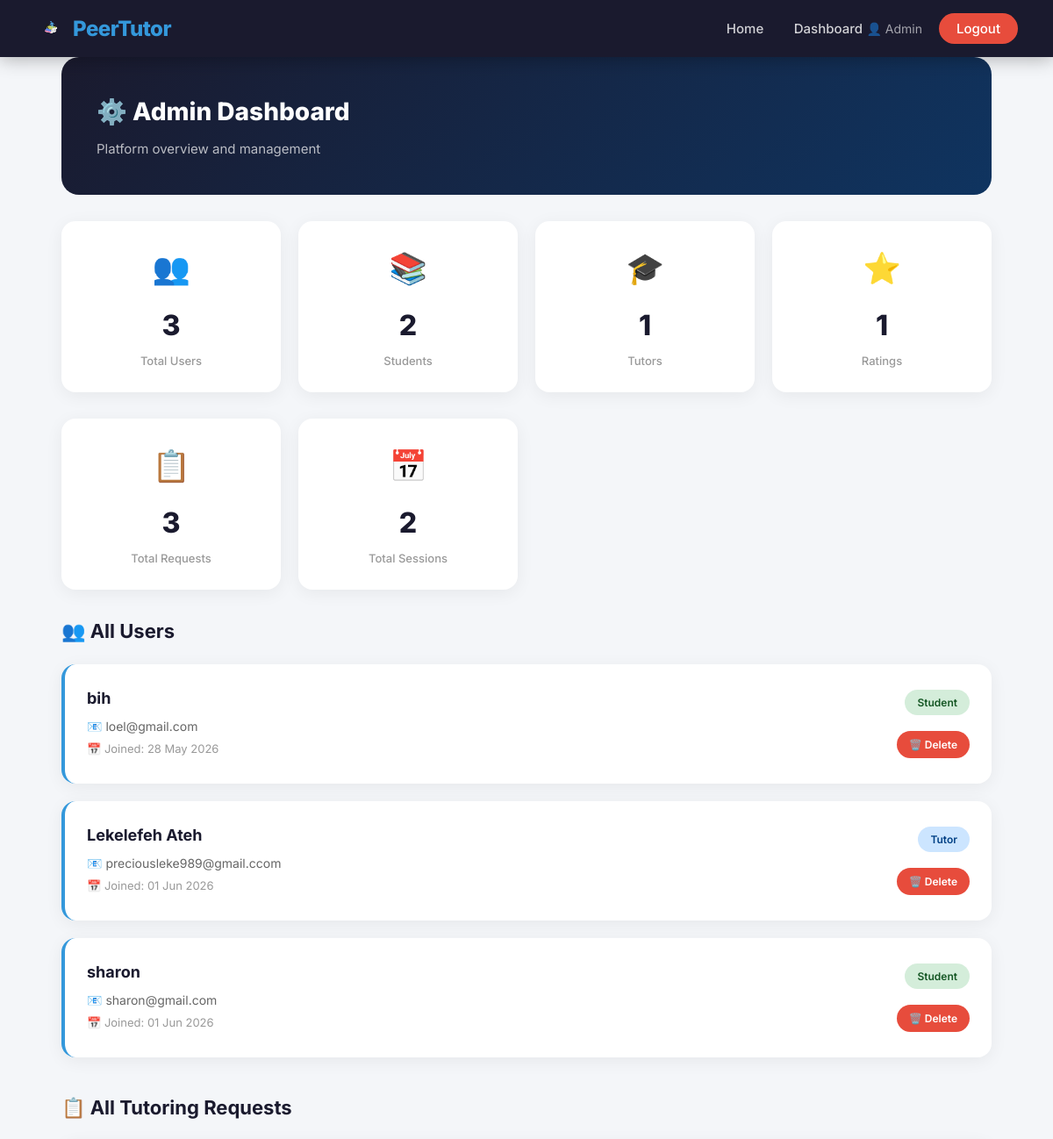
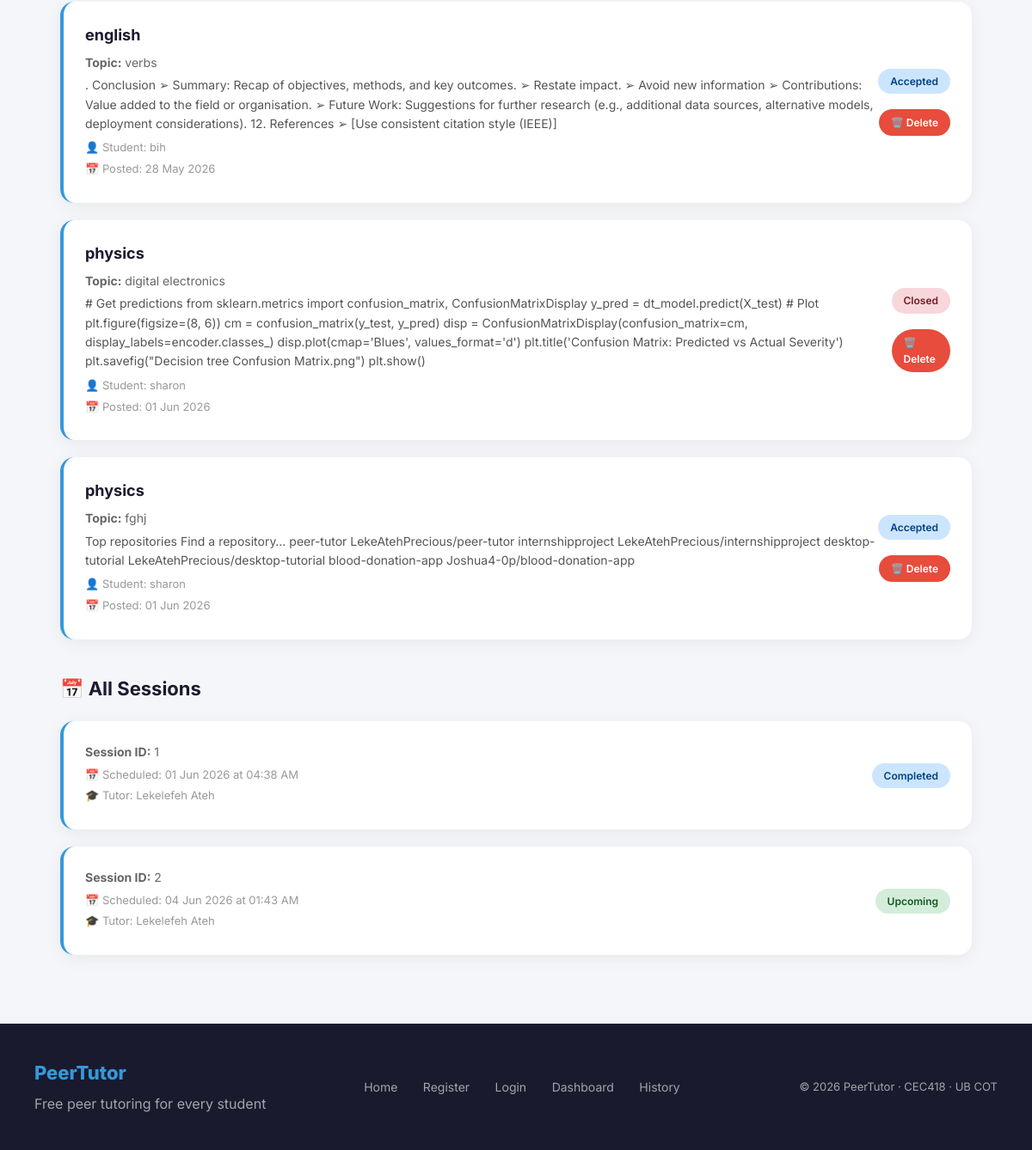
The page /admin (signed in) on the database its author committed (2 pictures, top to bottom).
### app/models.py (models this page shows, shortened)
class User(db.Model, UserMixin):
    id = db.Column(db.Integer, primary_key=True)
    full_name = db.Column(db.String(100), nullable=False)
    email = db.Column(db.String(120), unique=True,
                      nullable=False)
    password = db.Column(db.String(200), nullable=False)
    role = db.Column(db.String(10), nullable=False)
    created_at = db.Column(db.DateTime,
                           default=datetime.utcnow)
    requests = db.relationship(
        "TutoringRequest",
        foreign_keys="TutoringRequest.student_id",
        backref="student",
        lazy=True
    )
    sessions = db.relationship(
        "Session",
        foreign_keys="Session.tutor_id",
        backref="tutor",
        lazy=True
    )

class TutoringRequest(db.Model):
    id = db.Column(db.Integer, primary_key=True)
    subject = db.Column(db.String(100), nullable=False)
    topic = db.Column(db.String(200), nullable=False)
    description = db.Column(db.Text, nullable=True)
    status = db.Column(db.String(20), default="open")
    created_at = db.Column(db.DateTime,
                           default=datetime.utcnow)
    student_id = db.Column(
        db.Integer,
        db.ForeignKey("user.id"),
        nullable=False
    )

class Session(db.Model):
    id = db.Column(db.Integer, primary_key=True)
    scheduled_time = db.Column(db.DateTime, nullable=False)
    status = db.Column(db.String(20), default="upcoming")
    request_id = db.Column(
        db.Integer,
        db.ForeignKey("tutoring_request.id"),
        nullable=False
    )
    tutor_id = db.Column(
        db.Integer,
        db.ForeignKey("user.id"),
        nullable=False
    )
    created_at = db.Column(db.DateTime,
                           default=datetime.utcnow)
    messages = db.relationship(
        "Message",
        backref="session",
        lazy=True
    )

### app/routes.py (the view)
@main.route("/admin")
@login_required
def admin():
    if (current_user.email != "admin@peertutor.com" and
            current_user.role != "admin"):
        flash("Access denied.", "danger")
        return redirect(url_for("main.dashboard"))
    total_users = User.query.filter(
        User.email != "admin@peertutor.com").count()
    total_students = User.query.filter_by(
        role="student").count()
    total_tutors = User.query.filter_by(
        role="tutor").count()
    total_requests = TutoringRequest.query.count()
    total_sessions = Session.query.count()
    total_ratings = Rating.query.count()
    all_users = User.query.filter(
        User.email != "admin@peertutor.com").all()
    all_requests = TutoringRequest.query.all()
    all_sessions = Session.query.all()
    return render_template(
        "admin.html",
        total_users=total_users,
        total_students=total_students,
        total_tutors=total_tutors,
        total_requests=total_requests,
        total_sessions=total_sessions,
        total_ratings=total_ratings,
        all_users=all_users,
        all_requests=all_requests,
        all_sessions=all_sessions
    )

### app/models.py (called while the page is built)
@login_manager.user_loader
def load_user(user_id):
    return User.query.get(int(user_id))

### app/templates/admin.html (shortened to what this page needs)
{% extends "base.html" %}
{% block styles %}
<link rel="stylesheet"
    href="{{ url_for('static', filename='css/dashboard.css') }}">
{% endblock %}
{% block content %}
<div class="container">
    <div class="dashboard-header">
        <div>
            <h1>⚙️ Admin Dashboard</h1>
            <p>Platform overview and management</p>
        </div>
    </div>
    <div class="stats-row">
        <div class="stat-card">
            <div class="stat-icon">👥</div>
            <div class="stat-value">{{ total_users }}</div>
            <div class="stat-label">Total Users</div>
        </div>
        <div class="stat-card">
            <div class="stat-icon">📚</div>
            <div class="stat-value">
                {{ total_students }}
            </div>
            <div class="stat-label">Students</div>
        </div>
        <div class="stat-card">
            <div class="stat-icon">🎓</div>
            <div class="stat-value">{{ total_tutors }}</div>
            <div class="stat-label">Tutors</div>
        </div>
        <div class="stat-card">
            <div class="stat-icon">⭐</div>
            <div class="stat-value">{{ total_ratings }}</div>
            <div class="stat-label">Ratings</div>
        </div>
    </div>
    <div class="stats-row">
        <div class="stat-card">
            <div class="stat-icon">📋</div>
            <div class="stat-value">
                {{ total_requests }}
            </div>
            <div class="stat-label">Total Requests</div>
        </div>
        <div class="stat-card">
            <div class="stat-icon">📅</div>
            <div class="stat-value">
                {{ total_sessions }}
            </div>
            <div class="stat-label">Total Sessions</div>
        </div>
    </div>
    <h3 class="section-title" style="margin-top: 30px;">
        👥 All Users
    </h3>
    {% for user in all_users %}
    <div class="request-card">
        <div class="request-info">
            <h4>{{ user.full_name }}</h4>
            <p style="color: #666; font-size: 14px;">
                📧 {{ user.email }}
            </p>
            <p style="color: #999; font-size: 13px;">
                📅 Joined: {{ user.created_at.strftime(
                    '%d %b %Y') }}
            </p>
        </div>
        <div class="request-actions">
            {% if user.role == "student" %}
            <span class="badge badge-open">Student</span>
            {% elif user.role == "tutor" %}
            <span class="badge badge-accepted">Tutor</span>
            {% endif %}
            <a href="/admin/delete/user/{{ user.id }}"
                class="btn"
                style="background: #e74c3c;
                font-size: 12px;
                padding: 6px 14px;
                margin-top: 8px;"
                onclick="return confirm(
                    'Are you sure you want to delete this user?')">
                🗑️ Delete
            </a>
        </div>
    </div>
    {% else %}
    <div class="empty-state">
        <div class="empty-icon">👥</div>
        <h3>No users yet</h3>
    </div>
    {% endfor %}
    <h3 class="section-title" style="margin-top: 40px;">
        📋 All Tutoring Requests
    </h3>
    {% for req in all_requests %}
    <div class="request-card">
        <div class="request-info">
            <h4>{{ req.subject }}</h4>
            <p>
                <strong>Topic:</strong> {{ req.topic }}
            </p>
            <p style="color: #555; font-size: 14px;">
                {{ req.description }}
            </p>
            <p style="color: #999; font-size: 13px;
                margin-top: 6px;">
                👤 Student: {{ req.student.full_name }}
            </p>
            <p style="color: #999; font-size: 13px;">
                📅 Posted: {{ req.created_at.strftime(
                    '%d %b %Y') }}
            </p>
        </div>
        <div class="request-actions">
            {% if req.status == "open" %}
            <span class="badge badge-open">Open</span>
            {% elif req.status == "accepted" %}
            <span class="badge badge-accepted">
                Accepted
            </span>
            {% else %}
            <span class="badge badge-closed">Closed</span>
            {% endif %}
            <a href="/admin/delete/request/{{ req.id }}"
                class="btn"
                style="background: #e74c3c;
                font-size: 12px;
                padding: 6px 14px;
                margin-top: 8px;"
                onclick="return confirm(
                    'Are you sure you want to delete this request?')">
                🗑️ Delete
            </a>
        </div>
    </div>
    {% else %}
    <div class="empty-state">
        <div class="empty-icon">📋</div>
        <h3>No requests yet</h3>
    </div>
    {% endfor %}
    <h3 class="section-title" style="margin-top: 40px;">
        📅 All Sessions
    </h3>
    {% for session in all_sessions %}
    <div class="request-card">
        <div class="request-info">
            <p>
                <strong>Session ID:</strong>
                {{ session.id }}
            </p>
            <p style="color: #999; font-size: 13px;">
                📅 Scheduled:
                {{ session.scheduled_time.strftime(
                    '%d %b %Y at %I:%M %p') }}
            </p>
            <p style="color: #999; font-size: 13px;">
                🎓 Tutor: {{ session.tutor.full_name }}
            </p>
        </div>
        <div class="request-actions">
            {% if session.status == "upcoming" %}
            <span class="badge badge-open">Upcoming</span>
            {% elif session.status == "completed" %}
            <span class="badge badge-accepted">
                Completed
            </span>
            {% endif %}
        </div>
    </div>
    {% else %}
    <div class="empty-state">
        <div class="empty-icon">📅</div>
        <h3>No sessions yet</h3>
    </div>
    {% endfor %}
</div>
{% endblock %}

### app/templates/base.html (shortened to what this page needs)
<!DOCTYPE html>
<html lang="en">
<head>
    <link rel="stylesheet"
        href="{{ url_for('static', filename='css/base.css') }}">
    {% block styles %}{% endblock %}
</head>
<body>
    <nav>
        <a href="/" class="logo">
            <img src="{{ url_for('static',
                filename='images/logo.png') }}"
                alt="PeerTutor Logo"
                style="width: 35px; height: 35px;
                object-fit: contain;">
            PeerTutor
        </a>
        <div class="nav-links" id="navLinks">
            <a href="/">Home</a>
            {% if current_user.is_authenticated %}
                {% if current_user.role == "admin" %}
                    <a href="/admin">Dashboard</a>
                {% else %}
                    <a href="/dashboard">Dashboard</a>
                    <a href="/history">History</a>
                {% endif %}
                <span style="color: rgba(255,255,255,0.6);
                    font-size: 14px;">
                    👤 {{ current_user.full_name }}
                </span>
                <a href="/logout" class="btn-nav"
                style="background: #e74c3c;">
                    Logout
                </a>
            {% endif %}
        </div>
    </nav>
    {% block content %}{% endblock %}
    <footer>
        <div>
            <div class="footer-logo">PeerTutor</div>
            <div>Free peer tutoring for every student</div>
        </div>
        <div class="footer-links">
            <a href="/">Home</a>
            <a href="/register">Register</a>
            <a href="/login">Login</a>
            <a href="/dashboard">Dashboard</a>
            <a href="/history">History</a>
        </div>
        <div class="footer-copy">
            © 2026 PeerTutor · CEC418 · UB COT
        </div>
    </footer>
</body>
</html>

### app/static/css/base.css (style rules this page uses)
* { margin: 0; padding: 0; box-sizing: border-box; }
body { font-family: 'Inter', Arial, sans-serif; background-color: #f4f6f9; color: #333; line-height: 1.6; }
nav { background-color: #1a1a2e; padding: 15px 40px; display: flex; justify-content: space-between; align-items: center; position: sticky; top: 0; z-index: 1000; box-shadow: 0 2px 20px rgba(0,0,0,0.3); }
nav .logo { color: #3498db; font-size: 24px; font-weight: 800; text-decoration: none; letter-spacing: -0.5px; display: flex; flex-direction: row; align-items: center; gap: 8px; line-height: 1; }
nav .nav-links a { color: rgba(255,255,255,0.8); text-decoration: none; margin-left: 30px; font-size: 15px; font-weight: 500; transition: color 0.3s ease; }
nav .nav-links .btn-nav { background: #3498db; color: white; padding: 8px 20px; border-radius: 50px; margin-left: 15px; }
.container { max-width: 1100px; margin: 0 auto; padding: 0 20px; }
.btn { display: inline-block; padding: 12px 28px; background: #3498db; color: white; border: none; border-radius: 50px; cursor: pointer; text-decoration: none; font-size: 15px; font-weight: 600; transition: all 0.3s ease; }
footer { background: #1a1a2e; color: rgba(255,255,255,0.6); padding: 40px; margin-top: 80px; display: flex; justify-content: space-between; align-items: center; flex-wrap: wrap; gap: 20px; }
footer .footer-logo { color: #3498db; font-size: 22px; font-weight: 800; margin-bottom: 6px; }
footer .footer-links a { color: rgba(255,255,255,0.6); text-decoration: none; margin-right: 25px; font-size: 14px; transition: color 0.3s ease; }
footer .footer-copy { font-size: 13px; }

### app/static/css/dashboard.css (style rules this page uses)
.dashboard-header { background: linear-gradient(135deg, #1a1a2e 0%, #0f3460 100%); color: white; padding: 40px; border-radius: 20px; margin-bottom: 30px; display: flex; justify-content: space-between; align-items: center; }
.dashboard-header h1 { font-size: 28px; font-weight: 800; margin-bottom: 8px; }
.dashboard-header p { color: rgba(255,255,255,0.7); font-size: 15px; }
.stats-row { display: grid; grid-template-columns: repeat(4, 1fr); gap: 20px; margin-bottom: 30px; }
.stat-card { background: white; padding: 25px; border-radius: 16px; box-shadow: 0 4px 20px rgba(0,0,0,0.06); text-align: center; transition: transform 0.3s ease; }
.stat-card .stat-icon { font-size: 35px; margin-bottom: 12px; }
.stat-card .stat-value { font-size: 32px; font-weight: 800; color: #1a1a2e; margin-bottom: 5px; }
.stat-card .stat-label { color: #999; font-size: 13px; font-weight: 500; }
.section-title { font-size: 22px; font-weight: 700; color: #1a1a2e; margin-bottom: 20px; display: flex; align-items: center; gap: 10px; }
.request-card { background: white; padding: 25px; border-radius: 16px; box-shadow: 0 4px 20px rgba(0,0,0,0.06); margin-bottom: 20px; border-left: 4px solid #3498db; transition: transform 0.3s ease, box-shadow 0.3s ease; display: flex; justify-content: space-between; align-items: center; }
.request-info h4 { font-size: 18px; font-weight: 700; color: #1a1a2e; margin-bottom: 6px; }
.request-info p { color: #666; font-size: 14px; margin-bottom: 4px; }
.request-actions { display: flex; flex-direction: column; align-items: flex-end; gap: 10px; }
.badge { display: inline-block; padding: 5px 14px; border-radius: 50px; font-size: 12px; font-weight: 600; }
.badge-open { background: #d4edda; color: #155724; }
.badge-accepted { background: #cce5ff; color: #004085; }
.badge-closed { background: #f8d7da; color: #721c24; }

### rows shown on the page
User: full_name "Admin"
User: full_name "bih", email "loel@gmail.com", created_at "28 May 2026", role "Student"
User: full_name "Lekelefeh Ateh", email "preciousleke989@gmail.ccom", created_at "01 Jun 2026", role "Tutor"
User: full_name "sharon", email "sharon@gmail.com", created_at "01 Jun 2026", role "Student"
TutoringRequest: subject "english", topic "verbs", description ". Conclusion ➢ Summary: Recap of objectives, methods, and key outcomes. ➢ Restate impact. ➢ Avoid new information ➢ Contributions: Value added to the field or organisation. ➢ Future Work: Suggestions for further research (e.g., additional data sources, alternative models, deployment considerations). 12. References ➢ [Use consistent citation style (IEEE)]", student.full_name "bih", created_at "28 May 2026", status "Accepted"
TutoringRequest: subject "physics", topic "digital electronics", description "# Get predictions from sklearn.metrics import confusion_matrix, ConfusionMatrixDisplay y_pred = dt_model.predict(X_test) # Plot plt.figure(figsize=(8, 6)) cm = confusion_matrix(y_test, y_pred) disp = ConfusionMatrixDisplay(confusion_matrix=cm, display_labels=encoder.classes_) disp.plot(cmap='Blues', values_format='d') plt.title('Confusion Matrix: Predicted vs Actual Severity') plt.savefig(\"Decision tree Confusion Matrix.png\") plt.show()", student.full_name "sharon", created_at "01 Jun 2026", status "Closed"
TutoringRequest: subject "physics", topic "fghj", description "Top repositories Find a repository… peer-tutor LekeAtehPrecious/peer-tutor internshipproject LekeAtehPrecious/internshipproject desktop-tutorial LekeAtehPrecious/desktop-tutorial blood-donation-app Joshua4-0p/blood-donation-app", student.full_name "sharon", created_at "01 Jun 2026", status "Accepted"

### other values the page prints
{{ total_users }} "3"
{{ total_students }} "2"
{{ total_tutors }} "1"
{{ total_ratings }} "1"
{{ total_requests }} "3"
{{ total_sessions }} "2"
{{ session.id }} "1"
{{ session.tutor.full_name }} "Lekelefeh Ateh"
{{ session.id }} "2"
